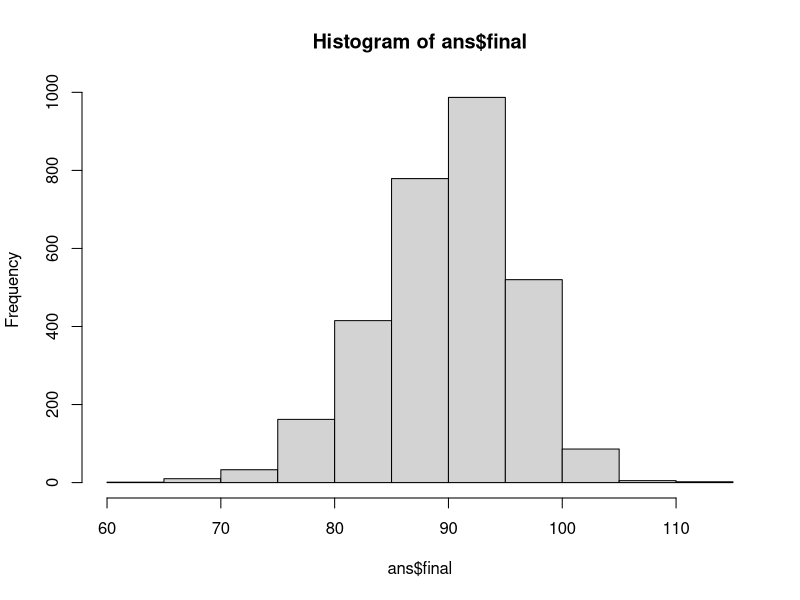

R code for this plot:

#Page no 280

bootstrap<-function(x,t,b){
  n<-length(x)
  v<-mean(x)
  z<-x-mean(x)+t
  counter<-0
  final<-rep(0,b)
  for(i in 1:b){xstar<-sample(z,n,replace=T)
  vstar<-mean(xstar)
  if(vstar >= v){counter<-counter+1}
  final[i]<-vstar}
  pvalue<-counter/b
  list(origtest=v,pvalue=pvalue,final=final)
}

x<-c(119.7,104.1,92.8,85.4,108.6,93.4,67.1,88.4,101,97.2,95.4,77.2,100,114.2,150.3,102.3,105.8,107.5,0.9,94.1)
ans<-bootstrap(x,90,3000)
hist(ans$final)
